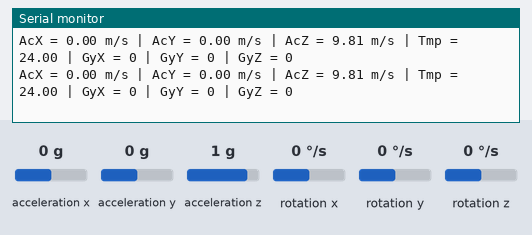
Bench run of a sketch on a simulated Arduino Uno, built with avr-gcc and run on an emulated ATmega328P. On the bench: the last lines printed to the serial monitor. Wiring (inferred from the names in the program): MPU-6050 motion sensor at I2C address 0x68. The test bench sets the inputs (shaded band); at power-on: acceleration x 0 g, acceleration y 0 g, acceleration z 1 g, rotation x 0 °/s, rotation y 0 °/s, rotation z 0 °/s.

Above: at 1.2 s.
1.3 s: acceleration x set to -1.4 g
At 1.38 s:
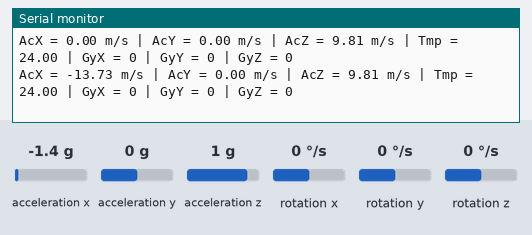
4.3 s: acceleration y set to -1.4 g
At 4.37 s:
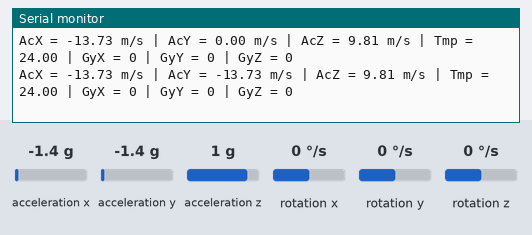
7.3 s: acceleration z set to -1.4 g
At 7.33 s:
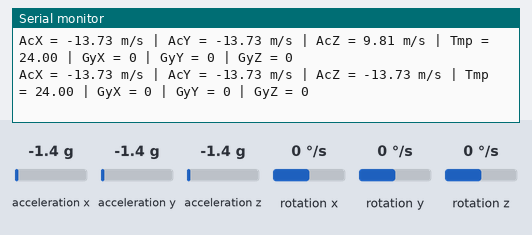
10.3 s: rotation x set to -192 °/s
At 10.45 s:
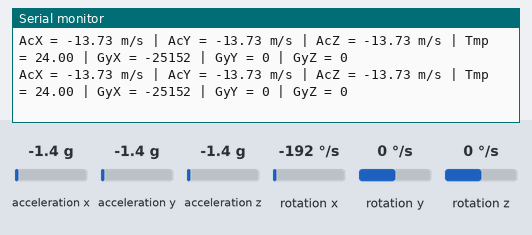
13.3 s: rotation y set to -192 °/s
At 13.51 s:
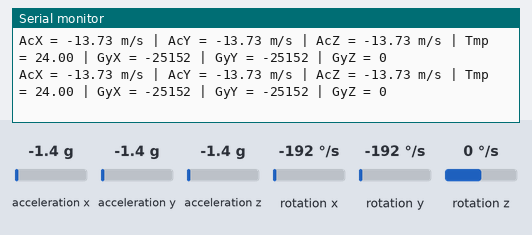
16.3 s: rotation z set to -192 °/s
At 16.48 s:
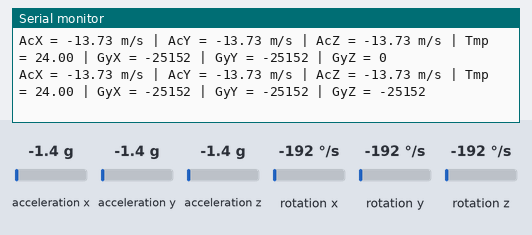

Measured:
- after the input at 1.3 s, the serial monitor: prints a new line after 0.07 s (image 1)
- after the input at 4.3 s, the serial monitor: prints a new line after 0.07 s (image 2)
- after the input at 7.3 s, the serial monitor: prints a new line at once (image 3)
- after the input at 10.3 s, the serial monitor: prints a new line at once (image 4)
- after the input at 13.3 s, the serial monitor: prints a new line after 0.10 s (image 5)
- after the input at 16.3 s, the serial monitor: prints a new line after 0.07 s (image 6)

The sketch:

MPU-processedData.ino
```cpp
/*
/////////////////////////////////////
// MPU-6050 Short Example Sketch
// By Arduino User JohnChi
// August 17, 2014
// Public Domain
/////////////////////////////////////
*/


//Acceloremeter sensitivity: 16384 = 9.81 m/s by default


#include<Wire.h>
const int MPU_addr=0x68;  // I2C address of the MPU-6050
int16_t AcX,AcY,AcZ,Tmp,GyX,GyY,GyZ;
float fAcX,fAcY,fAcZ,fTmp,fGyX,fGyY,fGyZ;
void setup(){
  Wire.begin();
  Wire.beginTransmission(MPU_addr);
  Wire.write(0x6B);  // PWR_MGMT_1 register
  Wire.write(0);     // set to zero (wakes up the MPU-6050)
  Wire.endTransmission(true);
  Serial.begin(9600);
}

void loop(){
  Wire.beginTransmission(MPU_addr);
  Wire.write(0x3B);  // starting with register 0x3B (ACCEL_XOUT_H)
  Wire.endTransmission(false);
  Wire.requestFrom(MPU_addr,14,true);  // request a total of 14 registers
  AcX=Wire.read()<<8|Wire.read();  // 0x3B (ACCEL_XOUT_H) & 0x3C (ACCEL_XOUT_L)
  AcY=Wire.read()<<8|Wire.read();  // 0x3D (ACCEL_YOUT_H) & 0x3E (ACCEL_YOUT_L)
  AcZ=Wire.read()<<8|Wire.read();  // 0x3F (ACCEL_ZOUT_H) & 0x40 (ACCEL_ZOUT_L)
  Tmp=Wire.read()<<8|Wire.read();  // 0x41 (TEMP_OUT_H) & 0x42 (TEMP_OUT_L)
  GyX=Wire.read()<<8|Wire.read();  // 0x43 (GYRO_XOUT_H) & 0x44 (GYRO_XOUT_L)
  GyY=Wire.read()<<8|Wire.read();  // 0x45 (GYRO_YOUT_H) & 0x46 (GYRO_YOUT_L)
  GyZ=Wire.read()<<8|Wire.read();  // 0x47 (GYRO_ZOUT_H) & 0x48 (GYRO_ZOUT_L)


  //NEEDS TO BE CONVERTED TO FLOAT FIRST!!!
  fAcX = ((float)AcX/16384)*9.81;
  fAcY = ((float)AcY/16384)*9.81;
  fAcZ = ((float)AcZ/16384)*9.81;
  Serial.print("AcX = "); Serial.print(fAcX);Serial.print(" m/s");
  Serial.print(" | AcY = "); Serial.print(fAcY);Serial.print(" m/s");
  Serial.print(" | AcZ = "); Serial.print(fAcZ);Serial.print(" m/s");

  Serial.print(" | Tmp = "); Serial.print(Tmp/340.00+36.53);  //equation for temperature in degrees C from datasheet

  Serial.print(" | GyX = "); Serial.print(GyX);
  Serial.print(" | GyY = "); Serial.print(GyY);
  Serial.print(" | GyZ = "); Serial.println(GyZ);
  delay(50);
}
```
